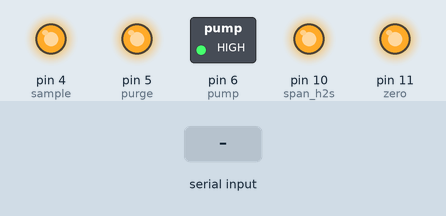
Bench run of a sketch on a simulated Arduino Uno, built with avr-gcc and run on an emulated ATmega328P. On the bench: switched loads named in the sketch (green lamp = pin HIGH), output pins drawn as LEDs (lit = HIGH). The inputs (shaded band) are chosen by the test bench. Pins used as bus, display or sensor lines are not drawn.

Above: at 1.2 s.
1.3 s: "j" received over Serial
At 1.8 s:
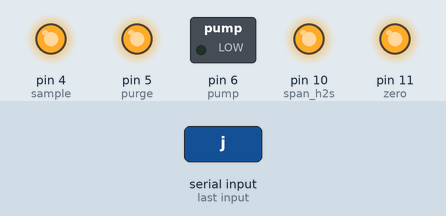
2.8 s: "w" received over Serial
At 4.0 s:
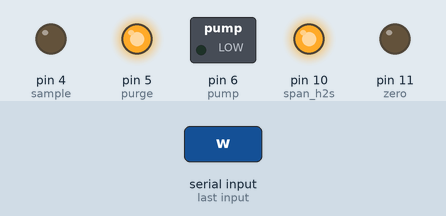
4.3 s: "i" received over Serial
At 5.3 s:
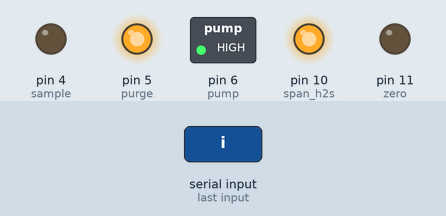
5.8 s: "e" received over Serial
At 6.4 s:
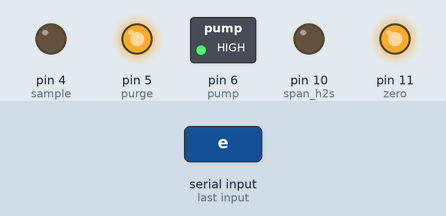
7.3 s: "r" received over Serial
At 7.6 s:
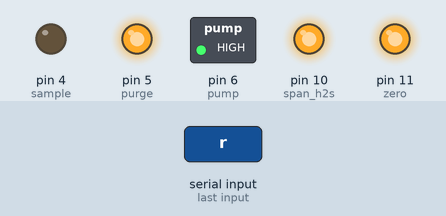
8.8 s: "p" received over Serial
At 9.9 s:
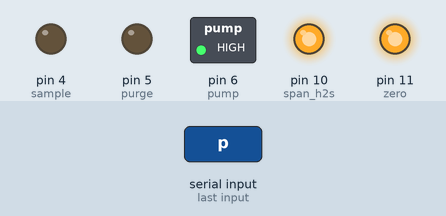
Timing chart, 0 to 11.3 s (numbered marks = the images above; inputs shaded):
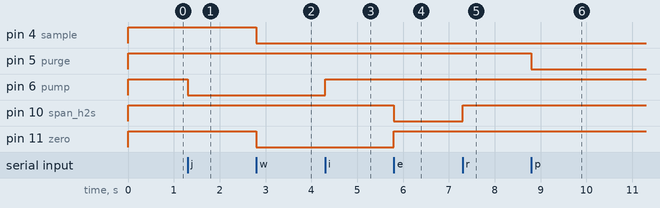

The sketch:

Selenoid_n_Pump_Controller.ino
```cpp
int span_cs2 = 9;
int span_h2s = 10;
int zero = 11;
int sample = 4;
int purge = 5;
int pump = 6;

char inChar;
void setup() {
    Serial.begin(9600);
    pinMode(pump, OUTPUT);
    pinMode(sample, OUTPUT);
    pinMode(zero, OUTPUT);
    pinMode(span_h2s, OUTPUT);
    pinMode(span_cs2, OUTPUT);
    pinMode(purge, OUTPUT);
    digitalWrite(pump,HIGH);
    digitalWrite(sample,HIGH);
    digitalWrite(zero,HIGH);
    digitalWrite(span_h2s,HIGH);
    digitalWrite(span_cs2,HIGH);
    digitalWrite(purge,HIGH);
}

void loop() {
    if (Serial.available() > 0) {
        inChar = Serial.read();
        if(inChar == 'i'){
            digitalWrite(pump,HIGH);
        }
        if(inChar == 'j'){
            digitalWrite(pump,LOW);
        }

        if(inChar == 'q'){//sample
            digitalWrite(sample,HIGH);
            digitalWrite(zero,HIGH);
            digitalWrite(span_h2s,HIGH);
            digitalWrite(span_cs2,HIGH);
        }
        if(inChar == 'w'){//zero
            digitalWrite(sample,LOW);
            digitalWrite(zero,LOW);
            digitalWrite(span_h2s,HIGH);
            digitalWrite(span_cs2,HIGH);
        }
        if(inChar == 'e'){//span_h2s
            digitalWrite(sample,LOW);
            digitalWrite(zero,HIGH);
            digitalWrite(span_h2s,LOW);
            digitalWrite(span_cs2,HIGH);
        }
        if(inChar == 'r'){//span_cs2
            digitalWrite(sample,LOW);
            digitalWrite(zero,HIGH);
            digitalWrite(span_h2s,HIGH);
            digitalWrite(span_cs2,LOW);
        }


        if(inChar == 'o'){
            digitalWrite(purge,HIGH);
        }
        if(inChar == 'p'){
            digitalWrite(purge,LOW);
        }
    }
}
```

Measured:
- after the input at 1.3 s, pin 6 (pump): HIGH → LOW at once
- after the input at 2.8 s, pin 4 (sample), pin 11 (zero): HIGH → LOW at once
- after the input at 4.3 s, pin 6 (pump): LOW → HIGH at once
- after the input at 5.8 s, pin 10 (span_h2s): HIGH → LOW at once; pin 11 (zero): LOW → HIGH at once
- after the input at 7.3 s, pin 10 (span_h2s): LOW → HIGH at once
- after the input at 8.8 s, pin 5 (purge): HIGH → LOW at once
